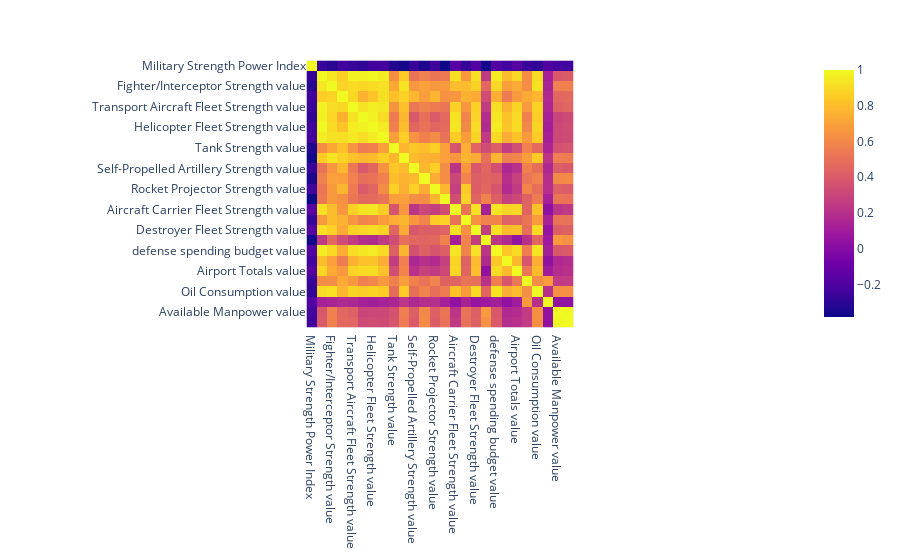

Notebook code cell kept with this figure:
### Code cell
fig = px.imshow(data.corr())
fig.show()

### Figure 1 — Plotly figure (JSON) as saved in the notebook; plotly's stock layout.template omitted (floating-point values rounded to 4 significant figures; data arrays with more than 128 entries replaced by an {"elided": "..."} marker saying what was removed)
{"data": [{"coloraxis": "coloraxis", "hovertemplate": "x: %{x}<br>y: %{y}<br>color: %{z}<extra></extra>", "name": "0", "type": "heatmap", "x": ["Military Strength Power Index", "Aircraft Strength value", "Fighter/Interceptor Strength value", "Attack Aircraft Strength value", "Transport Aircraft Fleet Strength value", "Trainer Aircraft Fleet value", "Helicopter Fleet Strength value", "Attack Helicopter Fleet Strength value", "Tank Strength value", "AFV/APC Strength value", "Self-Propelled Artillery Strength value", "Towed Artillery Strength value", "Rocket Projector Strength value", "Navy Fleet Strengths value", "Aircraft Carrier Fleet Strength value", "Submarine Fleet Strength value", "Destroyer Fleet Strength value", "Frigate Fleet Strength value", "defense spending budget value", "External Debt value", "Airport Totals value", "Oil Production value", "Oil Consumption value", "Proven Oil Reserves value", "Available Manpower value", "Total Population value"], "xaxis": "x", "y": ["Military Strength Power Index", "Aircraft Strength value", "Fighter/Interceptor Strength value", "Attack Aircraft Strength value", "Transport Aircraft Fleet Strength value", "Trainer Aircraft Fleet value", "Helicopter Fleet Strength value", "Attack Helicopter Fleet Strength value", "Tank Strength value", "AFV/APC Strength value", "Self-Propelled Artillery Strength value", "Towed Artillery Strength value", "Rocket Projector Strength value", "Navy Fleet Strengths value", "Aircraft Carrier Fleet Strength value", "Submarine Fleet Strength value", "Destroyer Fleet Strength value", "Frigate Fleet Strength value", "defense spending budget value", "External Debt value", "Airport Totals value", "Oil Production value", "Oil Consumption value", "Proven Oil Reserves value", "Available Manpower value", "Total Population value"], "yaxis": "y", "z": {"elided": "26x26 float values"}}], "layout": {"coloraxis": {"colorscale": [[0, "#0d0887"], [0.1111, "#46039f"], [0.2222, "#7201a8"], [0.3333, "#9c179e"], [0.4444, "#bd3786"], [0.5556, "#d8576b"], [0.6667, "#ed7953"], [0.7778, "#fb9f3a"], [0.8889, "#fdca26"], [1, "#f0f921"]]}, "margin": {"t": 60}, "xaxis": {"anchor": "y", "constrain": "domain", "domain": [0, 1], "scaleanchor": "y"}, "yaxis": {"anchor": "x", "autorange": "reversed", "constrain": "domain", "domain": [0, 1]}}}
